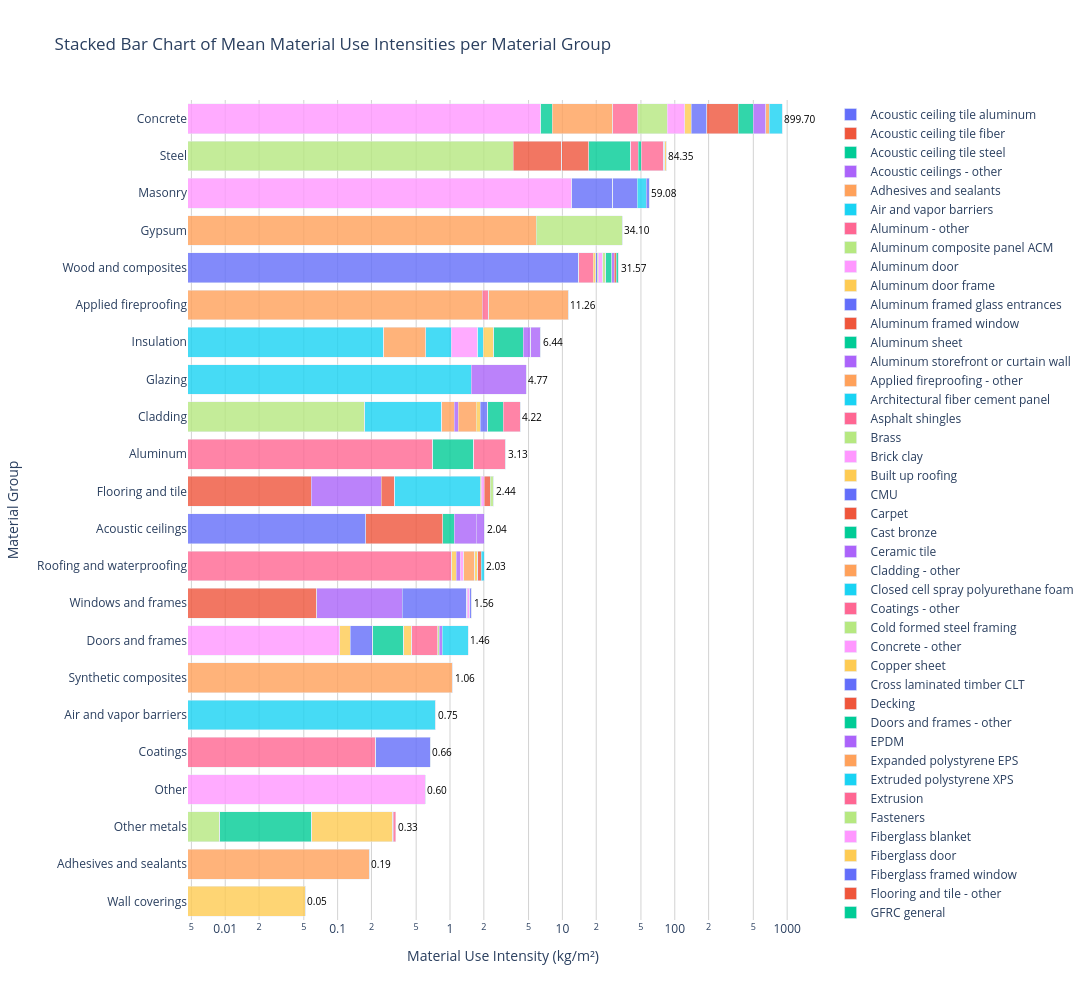
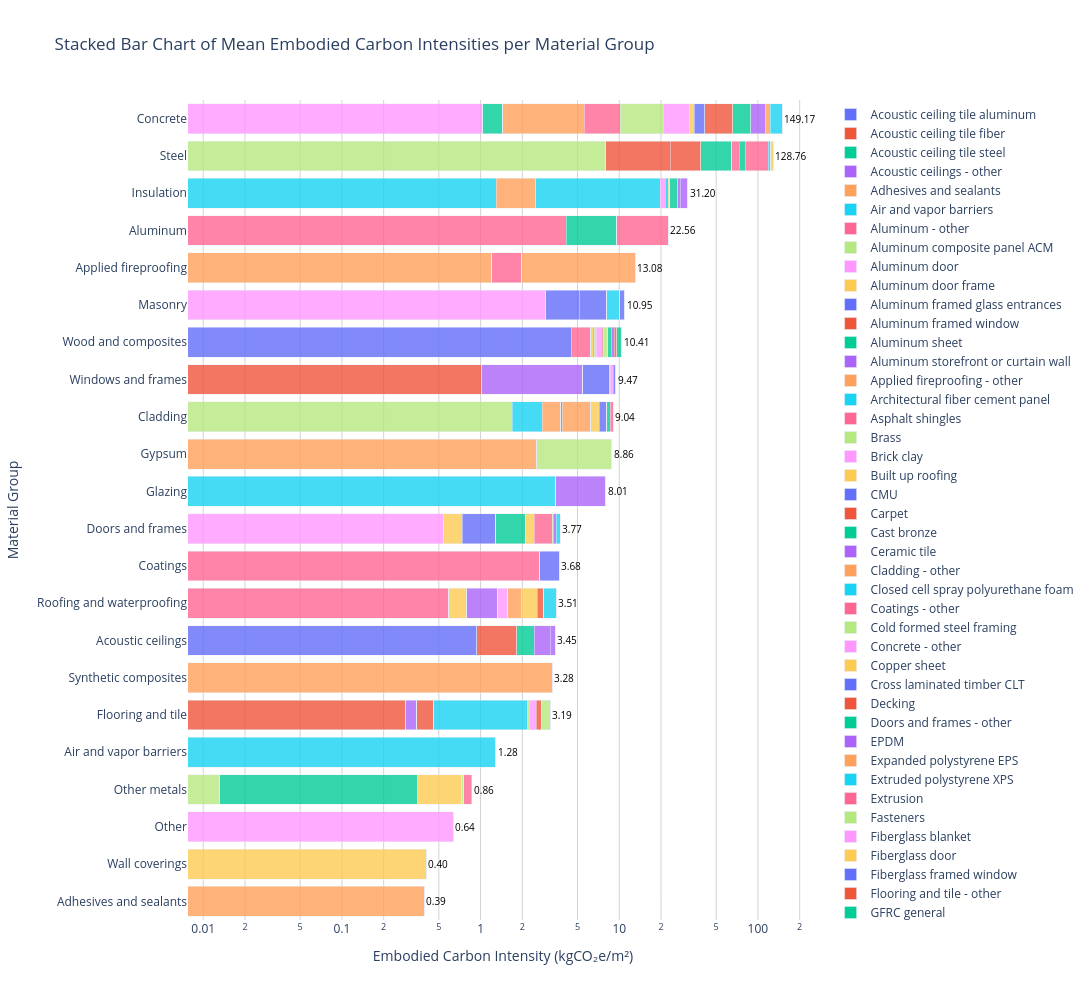

The notebook cell saved with these charts, in order:
### Code cell
import pandas as pd
import plotly.graph_objects as go
import numpy as np

# Assuming group_to_type_stats_df_mui_eci is your merged DataFrame

# --- MUI Chart ---
# Sort the group_to_type_stats_df_mui_eci by mat_group for consistent ordering
group_to_type_stats_df_mui = group_to_type_stats_df_mui_eci.sort_values(by=['mat_group', 'normalized_mean_mui'], ascending=[True, False])

# Pivot the data to create stacked structures for means and medians
stacked_data_mean_mui = group_to_type_stats_df_mui.pivot(index='mat_group', columns='mat_type', values='normalized_mean_mui').fillna(0)
stacked_data_median_mui = group_to_type_stats_df_mui.pivot(index='mat_group', columns='mat_type', values='normalized_median_mui').fillna(0)

# Calculate total means and medians for each mat_group
stacked_data_mean_mui['total_mean'] = stacked_data_mean_mui.sum(axis=1)
stacked_data_median_mui['total_median'] = stacked_data_median_mui.sum(axis=1)

# Function to create a horizontal stacked bar chart
def create_chart(stacked_data, total_col, title, x_title):
    fig = go.Figure()

    # Add traces for each mat_type
    for mat_type_category in stacked_data.columns[:-1]:  # Exclude the total column
        fig.add_trace(go.Bar(
            name=mat_type_category,  # Name of the wedge category
            x=stacked_data[mat_type_category],  # Normalized values on x-axis
            y=stacked_data.index,  # mat_group categories on y-axis
            orientation='h',  # Horizontal orientation
            hovertemplate=(
                "<b>Material Group:</b> %{y}<br>"  # Show mat_group
                "<b>Wedge Category:</b> " + mat_type_category + "<br>"  # Show mat_type
                "<b>Contribution:</b> %{x:.2f} <extra></extra>"  # Show contribution
            ),
            marker=dict(opacity=0.8)
        ))

    # Add annotations for totals
    for i, mat_group in enumerate(stacked_data.index):
        total_value = stacked_data.loc[mat_group, total_col]
        fig.add_annotation(
            x=np.log10(total_value) if total_value > 0 else 0,  # Adjust position for log scale
            y=mat_group,
            text=f"{total_value:.2f}",  # Show total value
            showarrow=False,
            font=dict(size=10, color='black'),
            xanchor='left',  # Anchor the text to the left of the position
            align='center'
        )

    # Update layout
    fig.update_layout(
        title=title,
        xaxis=dict(
            title=x_title,
            type='log',  # Set to logarithmic scale
            showgrid=True,
            gridcolor='lightgrey'
        ),
        yaxis=dict(
            title='Material Group',
            showgrid=False,  # Remove horizontal gridlines
            categoryorder='total ascending'
        ),
        barmode='stack',  # Stack mode for bars
        height=1000,
        width=1400,
        showlegend=True,
        plot_bgcolor='rgba(0,0,0,0)',
        legend_traceorder='normal'
    )
    return fig

# Create MUI chart
mean_chart_mui = create_chart(stacked_data_mean_mui, 'total_mean', "Stacked Bar Chart of Mean Material Use Intensities per Material Group", "Material Use Intensity (kg/m²)")
mean_chart_mui.show()

# --- ECI Chart ---
# Sort the group_to_type_stats_df_mui_eci by mat_group for consistent ordering
group_to_type_stats_df_eci = group_to_type_stats_df_mui_eci.sort_values(by=['mat_group', 'normalized_mean_eci'], ascending=[True, False])

# Pivot the data to create stacked structures for means and medians
stacked_data_mean_eci = group_to_type_stats_df_eci.pivot(index='mat_group', columns='mat_type', values='normalized_mean_eci').fillna(0)
stacked_data_median_eci = group_to_type_stats_df_eci.pivot(index='mat_group', columns='mat_type', values='normalized_median_eci').fillna(0)

# Calculate total means and medians for each mat_group
stacked_data_mean_eci['total_mean'] = stacked_data_mean_eci.sum(axis=1)
stacked_data_median_eci['total_median'] = stacked_data_median_eci.sum(axis=1)

# Create ECI chart
mean_chart_eci = create_chart(stacked_data_mean_eci, 'total_mean', "Stacked Bar Chart of Mean Embodied Carbon Intensities per Material Group", "Embodied Carbon Intensity (kgCO₂e/m²)")
mean_chart_eci.show()
